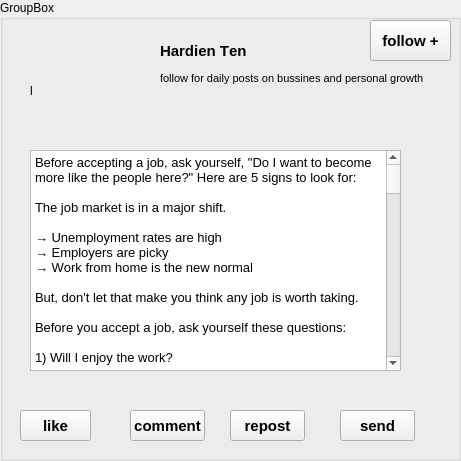
   <widget class="QGroupBox" name="groupBox_5">
    <property name="geometry">
     <rect>
      <x>120</x>
      <y>3490</y>
      <width>461</width>
      <height>461</height>
     </rect>
    </property>
    <property name="title">
     <string>GroupBox</string>
    </property>
    <widget class="QPushButton" name="pushButton_21">
     <property name="geometry">
      <rect>
       <x>370</x>
       <y>20</y>
       <width>81</width>
       <height>41</height>
      </rect>
     </property>
     <property name="font">
      <font>
       <pointsize>11</pointsize>
       <weight>75</weight>
       <bold>true</bold>
       <kerning>false</kerning>
      </font>
     </property>
     <property name="text">
      <string>follow +</string>
     </property>
    </widget>
    <widget class="QPushButton" name="pushButton_32">
     <property name="geometry">
      <rect>
       <x>20</x>
       <y>410</y>
       <width>71</width>
       <height>31</height>
      </rect>
     </property>
     <property name="font">
      <font>
       <pointsize>11</pointsize>
       <weight>75</weight>
       <bold>true</bold>
       <kerning>false</kerning>
      </font>
     </property>
     <property name="styleSheet">
      <string notr="true"/>
     </property>
     <property name="text">
      <string>like</string>
     </property>
     <property name="iconSize">
      <size>
       <width>8</width>
       <height>8</height>
      </size>
     </property>
    </widget>
    <widget class="QPushButton" name="pushButton_33">
     <property name="geometry">
      <rect>
       <x>130</x>
       <y>410</y>
       <width>75</width>
       <height>31</height>
      </rect>
     </property>
     <property name="font">
      <font>
       <pointsize>11</pointsize>
       <weight>75</weight>
       <bold>true</bold>
       <kerning>false</kerning>
      </font>
     </property>
     <property name="text">
      <string>comment</string>
     </property>
    </widget>
    <widget class="QPushButton" name="pushButton_34">
     <property name="geometry">
      <rect>
       <x>230</x>
       <y>410</y>
       <width>75</width>
       <height>31</height>
      </rect>
     </property>
     <property name="font">
      <font>
       <pointsize>11</pointsize>
       <weight>75</weight>
       <bold>true</bold>
       <kerning>false</kerning>
      </font>
     </property>
     <property name="text">
      <string>repost</string>
     </property>
    </widget>
    <widget class="QPushButton" name="pushButton_35">
     <property name="geometry">
      <rect>
       <x>340</x>
       <y>410</y>
       <width>75</width>
       <height>31</height>
      </rect>
     </property>
     <property name="font">
      <font>
       <pointsize>11</pointsize>
       <weight>75</weight>
       <bold>true</bold>
       <kerning>false</kerning>
      </font>
     </property>
     <property name="text">
      <string>send</string>
     </property>
    </widget>
    <widget class="QLabel" name="label_6">
     <property name="geometry">
      <rect>
       <x>30</x>
       <y>40</y>
       <width>101</width>
       <height>101</height>
      </rect>
     </property>
     <property name="styleSheet">
      <string notr="true">background-image: url(:/new/prefix1/pet3.jpg);</string>
     </property>
     <property name="text">
      <string>l</string>
     </property>
    </widget>
    <widget class="QLabel" name="label_36">
     <property name="geometry">
      <rect>
       <x>160</x>
       <y>40</y>
       <width>101</width>
       <height>21</height>
      </rect>
     </property>
     <property name="font">
      <font>
       <pointsize>11</pointsize>
       <weight>75</weight>
       <bold>true</bold>
       <kerning>false</kerning>
      </font>
     </property>
     <property name="text">
      <string>Hardien Ten</string>
     </property>
    </widget>
    <widget class="QLabel" name="label_37">
     <property name="geometry">
      <rect>
       <x>160</x>
       <y>70</y>
       <width>271</width>
       <height>16</height>
      </rect>
     </property>
     <property name="font">
      <font>
       <pointsize>8</pointsize>
       <kerning>false</kerning>
      </font>
     </property>
     <property name="text">
      <string>follow for daily posts on bussines and personal growth</string>
     </property>
    </widget>
    <widget class="QPlainTextEdit" name="plainTextEdit_7">
     <property name="geometry">
      <rect>
       <x>30</x>
       <y>150</y>
       <width>371</width>
       <height>221</height>
      </rect>
     </property>
     <property name="font">
      <font>
       <pointsize>10</pointsize>
       <kerning>false</kerning>
      </font>
     </property>
     <property name="plainText">
      <string>Before accepting a job, ask yourself, &quot;Do I want to become more like the people here?&quot; Here are 5 signs to look for:

The job market is in a major shift.

→ Unemployment rates are high
→ Employers are picky
→ Work from home is the new normal

But, don't let that make you think any job is worth taking.

Before you accept a job, ask yourself these questions:

1) Will I enjoy the work?

2) Will I be challenged and grow?

3) Will my values align with the company's values?

4) Will the company invest in me?

5) Will the company support a work-life balance?

If you answer no to any of these questions, it's not the job for you.

You'll end up feeling unfulfilled, overworked, or in the wrong environment.

Just like relationships, you don't want to settle.

The job you take becomes the environment you spend the majority of your day in.

It'll influence your mood, energy, and ultimately, your output.

Don't underestimate the power of workspace on mental health.

It's been said that there are no bad jobs, just bad managers.

But, this simply isn't true.

A toxic work environment leads to burnout, depression, anxiety, and physical health issues.

Poor management leads to disengagement, lack of productivity, and high turnover rates.

The good news?

There are more jobs out there.

Companies need good people.

You have leverage in the job market.

Why settle for a job that does not fit you?

Don't take the job if it doesn't seem like the right fit.

Choose the right environment.

Choose you.

-------------------------------------------------

Credits to Adam Grant for the tweet!

-------------------------------------------------

Follow me Dan Murray-Serter 🧠 for more on habits and leadership.

♻️ Repost this if you think it can help someone in your network!

🖐️ P.S Join my newsletter The Science Of Success where I break down stories and studies of success to teach you how to turn it from probability to predictability here: https://lnkd.in/ecuRJtrr</string>
     </property>
    </widget>
    <widget class="QLabel" name="like9">
     <property name="geometry">
      <rect>
       <x>100</x>
       <y>420</y>
       <width>21</width>
       <height>16</height>
      </rect>
     </property>
     <property name="styleSheet">
      <string notr="true">background-image: url(:/new/prefix1/like2.jpg);</string>
     </property>
     <property name="text">
      <string/>
     </property>
    </widget>
   </widget>
